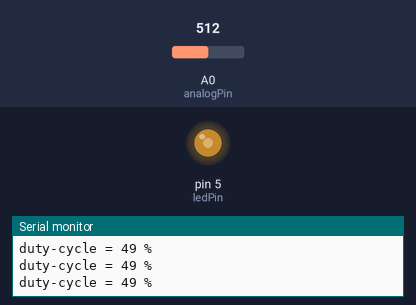
Simulated run of this sketch. Board: Arduino Uno, built with avr-gcc and run on an emulated ATmega328P. Shown: output pins drawn as LEDs (lit = HIGH), the last lines printed to the serial monitor. The inputs (shaded band) are chosen by the test bench; at power-on: A0 (analogPin) = 512.

Above: at 1.2 s.
1.3 s: A0 (analogPin) set to 115
At 2.2 s:
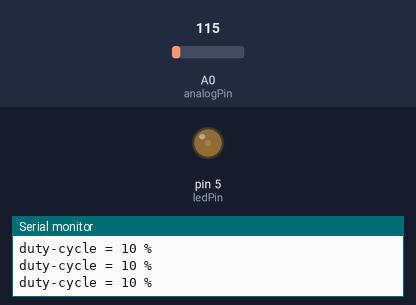
2.8 s: A0 (analogPin) set to 94
At 3.1 s:
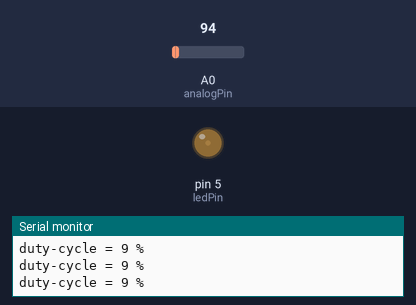
5.8 s: A0 (analogPin) set to 716
At 6.7 s:
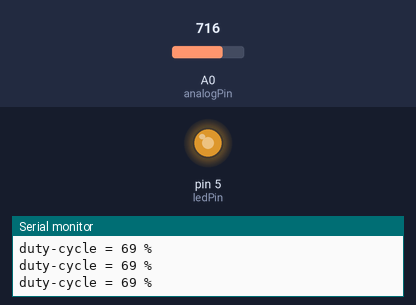
7.3 s: A0 (analogPin) set to 1015
At 7.7 s:
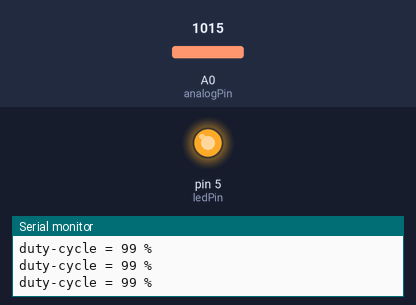
8.8 s: A0 (analogPin) set to 1023
At 9.4 s:
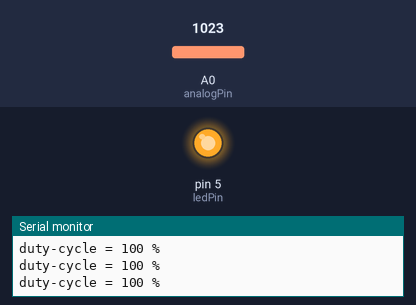
11.8 s: A0 (analogPin) set to 0
At 12.7 s:
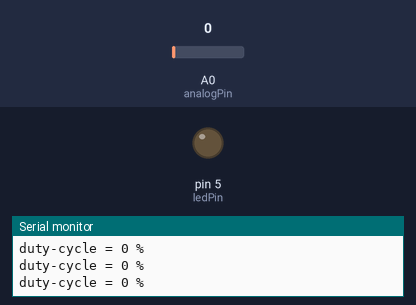
Timing chart, 0 to 14.3 s (numbered marks = the images above; inputs shaded):
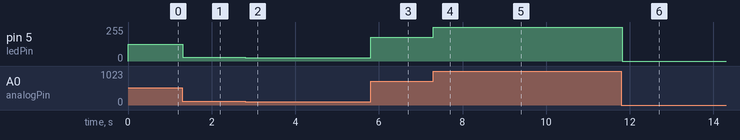

Measured:
- after the input at 1.3 s, pin 5 (ledPin): 127/255 → 28/255 at once
- after the input at 2.8 s, pin 5 (ledPin): 28/255 → 23/255 at once
- after the input at 5.8 s, pin 5 (ledPin): 23/255 → 178/255 at once
- after the input at 7.3 s, pin 5 (ledPin): 178/255 → 253/255 at once
- after the input at 8.8 s, pin 5 (ledPin): 253/255 → 255/255 at once
- after the input at 11.8 s, pin 5 (ledPin): 255/255 → 0/255 at once

The sketch:

LED_On-Off_by_dutycycle_PWM.ino
```cpp
/*
This Project Made by MMDP
Duty Cycled LED
*/


const int ledPin = 5;  // this is the digital pin we have to connect
const int analogPin = 0;  // this is the analogue pin that we have to connect
int val, dutyc;

void setup(){
  pinMode(ledPin, OUTPUT);
  Serial.begin(9600);
  }

void loop(){
  val = analogRead(analogPin);
  dutyc=map(val, 0, 1023, 0, 255);
  analogWrite(ledPin, dutyc);
  dutyc=map(dutyc, 0, 255, 0, 100);
  Serial.print("duty-cycle = "); Serial.print(dutyc); Serial.println(" %");
  delay(20);   // this is the response delay which LED change the light strength after this time
  }
```
